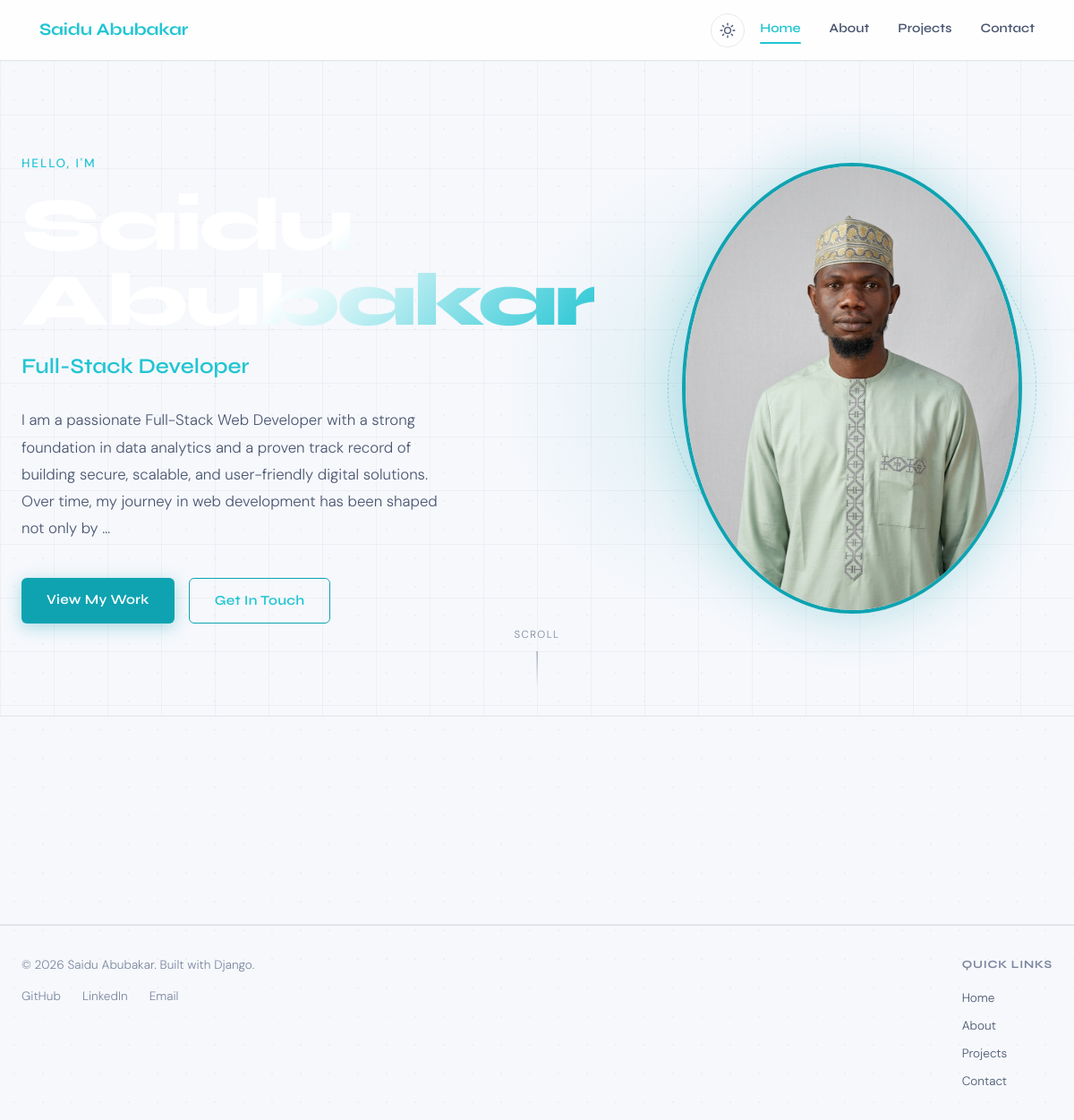
The page / on the database its author committed.
### portfolio/models.py (models this page shows, shortened)
class Profile(models.Model):
    name  = models.CharField(max_length=100, help_text="Your full name")
    title = models.CharField(max_length=150, help_text="e.g. Full-Stack Developer")
    bio   = models.TextField(help_text="A paragraph or two about yourself")
    profile_image = models.ImageField(
        upload_to='profile_images/',
        blank=True,   # optional — site won't break without a photo
        null=True,
    )
    github_url   = models.URLField(blank=True, null=True)
    linkedin_url = models.URLField(blank=True, null=True)
    email        = models.EmailField(blank=True, null=True)
    class Meta:
        verbose_name_plural = "Profile"  # tidy label in admin

### portfolio/views.py (the view)
# urls.py: path('',           views.home,     name='home'),      # /
def home(request):
    profile = get_profile()
    context = {
        'profile': profile,
        'page': 'home',          # used to highlight the active nav link
        'meta_description': (
            profile.bio[:155] if profile and profile.bio
            else "Portfolio and selected work."
        ),
    }
    return render(request, 'portfolio/home.html', context)

### analytics/user_agent.py (called while the page is built, shortened)
def parse_user_agent(ua_string):
    ua = (ua_string or '')[:MAX_UA_LENGTH]
    if not ua.strip():
        return {'browser': 'Unknown', 'os': 'Unknown', 'device_type': 'other'}

### analytics/utils.py (called while the page is built)
def hash_ip(ip_address):
    if not ip_address:
        return ''
    secret = getattr(settings, 'SECRET_KEY', '')
    digest = hashlib.sha256(f"{_IP_HASH_SALT}:{secret}:{ip_address}".encode('utf-8')).hexdigest()
    return digest[:32]

def get_client_ip(request):
    forwarded = request.META.get('HTTP_X_FORWARDED_FOR')
    if forwarded:
        return forwarded.split(',')[0].strip()
    return request.META.get('REMOTE_ADDR', '')

def should_track_path(path):
    if path in EXCLUDED_EXACT_PATHS:
        return False
    if any(path.endswith(suffix) for suffix in EXCLUDED_EXACT_SUFFIXES):
        return False
    if any(path.startswith(prefix) for prefix in EXCLUDED_PATH_PREFIXES):
        return False
    if _FILE_EXTENSION_RE.search(path):
        return False
    return True

### portfolio/views.py (called while the page is built)
def get_profile():
    return Profile.objects.first()

### portfolio/templates/portfolio/home.html (shortened to what this page needs)
{% extends "portfolio/base.html" %}
{% load static %}
{% block content %}
<section class="hero">
  <div class="hero__bg-grid"></div>
  <div class="hero__inner">
    <div class="hero__text">
      <span class="hero__eyebrow">Hello, I'm</span>
      <h1 class="hero__name">
        {% if profile %}{{ profile.name }}{% else %}Your Name{% endif %}
      </h1>
      <h2 class="hero__title">
        {% if profile %}{{ profile.title }}{% else %}Developer & Designer{% endif %}
      </h2>
      <p class="hero__bio">
        {% if profile %}
          {{ profile.bio|truncatewords:40 }}
        {% else %}
          Welcome to my portfolio. I build things for the web.
        {% endif %}
      </p>
      <div class="hero__actions">
        <a href="{% url 'portfolio:projects' %}" class="btn btn--primary">View My Work</a>
        <a href="{% url 'portfolio:contact' %}"  class="btn btn--outline">Get In Touch</a>
      </div>
    </div>
    <div class="hero__image-wrap">
      {% if profile and profile.profile_image %}
        <img
          src="{{ profile.profile_image.url }}"
          alt="Photo of {{ profile.name }}"
          class="hero__image"
          fetchpriority="high"
        />
      {% endif %}
    </div>
  </div>
  <div class="hero__scroll-hint" aria-hidden="true">
    <span>Scroll</span>
  </div>
</section>
<section class="highlights">
  <div class="highlights__inner">
  </div>
</section>
{% endblock %}

### portfolio/templates/portfolio/base.html (shortened to what this page needs)
{% load static %}
<!DOCTYPE html>
<html lang="en" class="is-loading">
<head>
  <link rel="stylesheet" href="{% static 'portfolio/css/style.css' %}" />
</head>
<body>
  <header class="navbar" id="navbar">
    <div class="navbar__inner">
      <a href="{% url 'portfolio:home' %}" class="navbar__logo">
        {% if profile and profile.name %}
          {{ profile.name }}
        {% else %}
          My Portfolio
        {% endif %}
      </a>
      <div class="navbar__right">
        <button class="theme-toggle" id="themeToggle" type="button" aria-label="Switch between light and dark theme" aria-pressed="false" title="Toggle light / dark theme">
        </button>
        <nav class="navbar__links" id="navLinks" aria-label="Primary">
          <a href="{% url 'portfolio:home' %}"     class="navbar__link {% if page == 'home'     %}active{% endif %}" {% if page == 'home' %}aria-current="page"{% endif %}>Home</a>
          <a href="{% url 'portfolio:about' %}"    class="navbar__link {% if page == 'about'    %}active{% endif %}" {% if page == 'about' %}aria-current="page"{% endif %}>About</a>
          <a href="{% url 'portfolio:projects' %}" class="navbar__link {% if page == 'projects' %}active{% endif %}" {% if page == 'projects' %}aria-current="page"{% endif %}>Projects</a>
          <a href="{% url 'portfolio:contact' %}"  class="navbar__link {% if page == 'contact'  %}active{% endif %}" {% if page == 'contact' %}aria-current="page"{% endif %}>Contact</a>
        </nav>
      </div>
    </div>
  </header>
  <main class="main-content" id="main-content">
    {% block content %}{% endblock %}
  </main>
  <footer class="footer">
    <div class="footer__inner">
      <div class="footer__col">
        <p class="footer__copy">
          &copy; {% now "Y" %}
          {% if profile %}{{ profile.name }}{% else %}My Portfolio{% endif %}.
          Built with Django.
        </p>
        {% if profile %}
        <div class="footer__socials">
          {% if profile.github_url %}
            <a href="{{ profile.github_url }}" target="_blank" rel="noopener" class="footer__social-link" aria-label="{{ profile.name }} on GitHub (opens in new tab)">GitHub</a>
          {% endif %}
          {% if profile.linkedin_url %}
            <a href="{{ profile.linkedin_url }}" target="_blank" rel="noopener" class="footer__social-link" aria-label="{{ profile.name }} on LinkedIn (opens in new tab)">LinkedIn</a>
          {% endif %}
          {% if profile.email %}
            <a href="mailto:{{ profile.email }}" class="footer__social-link" aria-label="Email {{ profile.name }}">Email</a>
          {% endif %}
        </div>
        {% endif %}
      </div>
      <div class="footer__col">
        <span class="footer__heading">Quick links</span>
        <nav class="footer__nav" aria-label="Footer">
          <a href="{% url 'portfolio:home' %}" class="footer__nav-link">Home</a>
          <a href="{% url 'portfolio:about' %}" class="footer__nav-link">About</a>
          <a href="{% url 'portfolio:projects' %}" class="footer__nav-link">Projects</a>
          <a href="{% url 'portfolio:contact' %}" class="footer__nav-link">Contact</a>
        </nav>
      </div>
    </div>
  </footer>
</body>
</html>

### rows shown on the page
Profile: name "Saidu Abubakar", title "Full-Stack Developer", bio "I am a passionate Full-Stack Web Developer with a strong foundation in data analytics and a proven track record of building secure, scalable, and user-friendly digital solutions. Over time, my journey in web development has been shaped not only by …", profile_image (picture)
